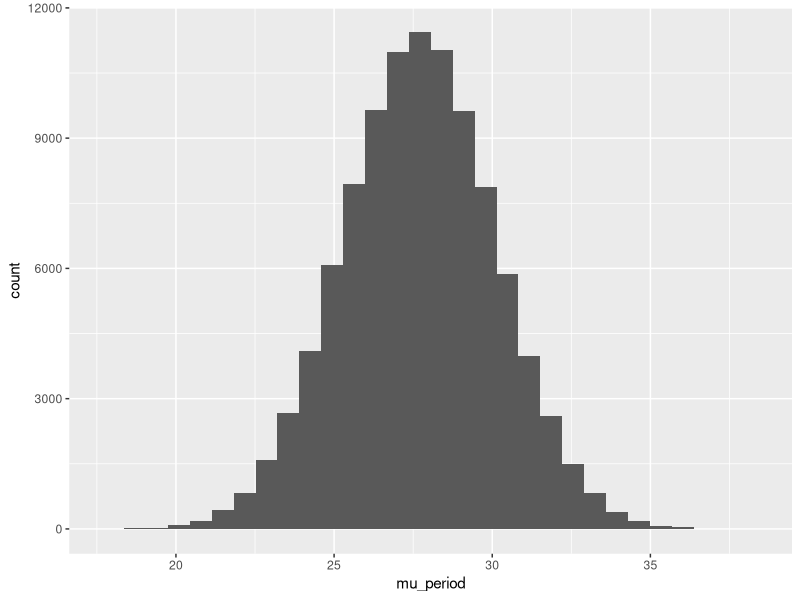
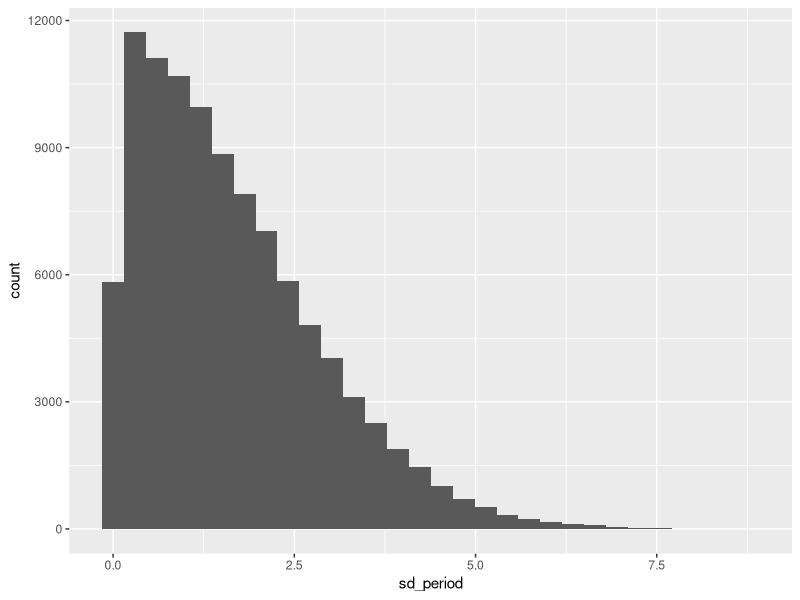
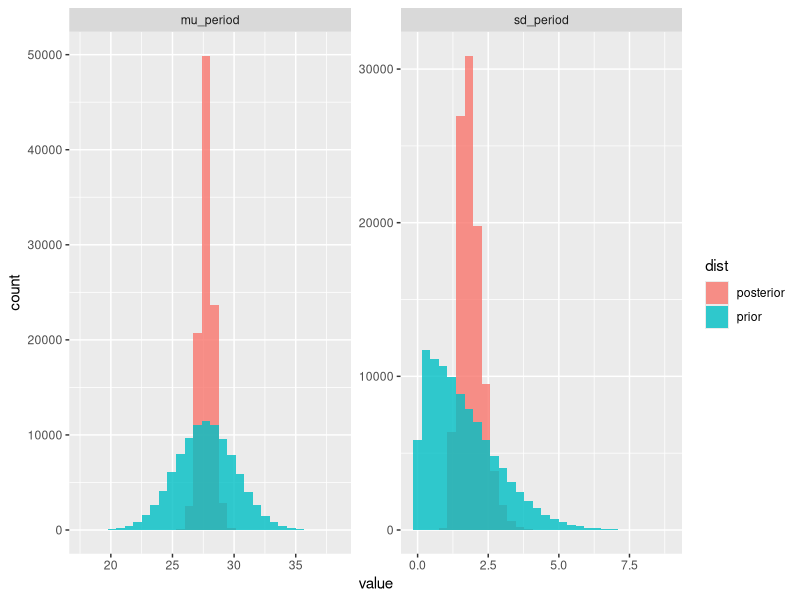
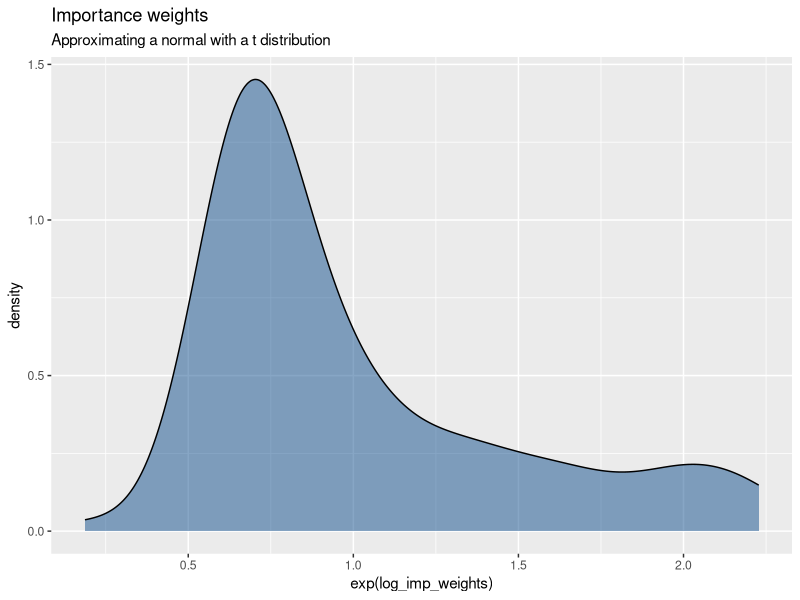

R code for these plots, in order:
## ---- chunk 1
#| warning: false
library(tidyverse)
set.seed(42)
## ---- chunk 2
# a normal distribution for the mean days between period starts
prior_mean_mu <- 27.7
prior_mean_sd <- 2.4
# a half-normal distribution for the SD of days between period starts
prior_sd_mu <- 1.6
prior_sd_sd <- 2.05
## ---- chunk 3
true_mu <- 26.3
true_sd <- 1.9

sample_periods <- rnorm(12, true_mu, true_sd)
## ---- chunk 4
log_likelihood <- function(sample_periods, mean_period, sd_period) {
  sum(dnorm(sample_periods, mean_period, sd_period, log = TRUE))
}
## ---- chunk 5
log_likelihood(sample_periods, true_mu, true_sd) > log_likelihood(sample_periods, prior_mean_mu, prior_mean_sd)
## ---- chunk 6
n_samples <- 100000
prior <- tibble(
  mu_period = rnorm(n_samples, prior_mean_mu, prior_mean_sd),
  sd_period = abs(rnorm(n_samples, 0, prior_sd_sd))
)

ggplot(prior) +
  aes(x = mu_period) +
  geom_histogram()
## ---- chunk 7
ggplot(prior) +
  aes(x = sd_period) +
  geom_histogram()
## ---- chunk 8
weights <- sapply(1:n_samples, function(i) {
  log_likelihood(sample_periods, prior$mu_period[i], prior$sd_period[i])
})
## ---- chunk 9
# n.b. sample will normalise the weights
posterior <- prior[sample(n_samples, replace = TRUE, prob = exp(weights)), ]

df <- bind_rows(
  mutate(prior, dist = "prior"),
  mutate(posterior, dist = "posterior")
) |>
  pivot_longer(c(mu_period, sd_period), names_to = "param", values_to = "value")

ggplot(df) +
  aes(x = value, fill = dist) +
  facet_wrap(vars(param), scales = "free") +
  geom_histogram(alpha = 0.8, position = "identity")
## ---- chunk 10
posterior |> summarise(mu = mean(mu_period), sd = mean(sd_period))
## ---- chunk 11
tibble(
    mu = mean(sample_periods),
    sd = sd(sample_periods)
)
## ---- chunk 12
approx_samples <- rt(100, df = 3)  # T with 3 deg free is our approximation to posterior
approx_density <- dt(approx_samples, df = 3, log = TRUE)  # get the prob density for each
unnormalised_posterior <- dnorm(approx_samples, log = TRUE, sd = sqrt(3))  # convert to actual posterior

# weights are then...
log_imp_weights <- unnormalised_posterior - approx_density
data.frame(log_imp_weights) %>% 
  ggplot(aes(exp(log_imp_weights))) +
  geom_density(fill = "dodgerblue4", alpha = 0.5) +
  labs(title = "Importance weights",
       subtitle = "Approximating a normal with a t distribution")

# normalise...
weights <- exp(log_imp_weights) / sum(exp(log_imp_weights))

mean_estimate <- sum(approx_samples * weights)
